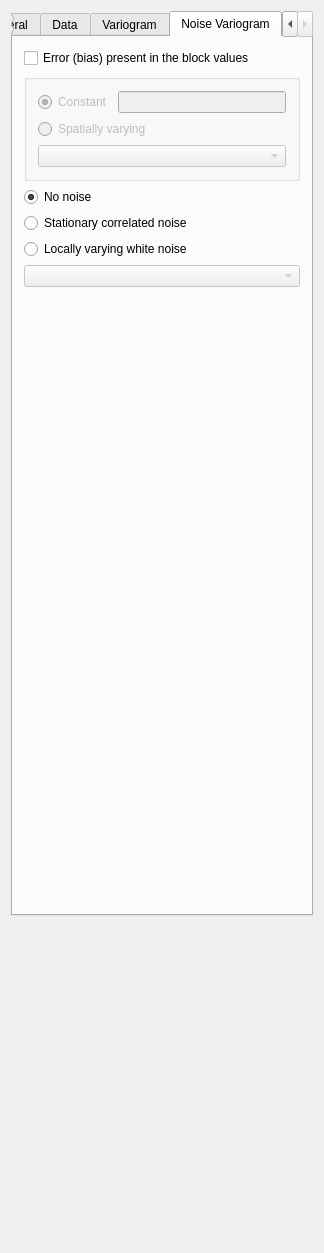
<?xml version="1.0" encoding="UTF-8"?>
<ui version="4.0">
 <class>Downscaling_BSSIM</class>
 <widget class="QWidget" name="Downscaling_BSSIM">
  <property name="geometry">
   <rect>
    <x>0</x>
    <y>0</y>
    <width>318</width>
    <height>1253</height>
   </rect>
  </property>
  <property name="windowTitle">
   <string>Downscaling with DSSIM</string>
  </property>
  <property name="whatsThis">
   <string/>
  </property>
  <property name="AlgorithmCategory" stdset="0">
   <string>Downscaling</string>
  </property>
  <property name="AlgorithmDescription" stdset="0">
   <string>BSSIM : direct simulation</string>
  </property>
  <layout class="QVBoxLayout" name="verticalLayout_7">
   <item>
    <widget class="QTabWidget" name="BSSIM">
     <property name="sizePolicy">
      <sizepolicy hsizetype="Preferred" vsizetype="Preferred">
       <horstretch>0</horstretch>
       <verstretch>0</verstretch>
      </sizepolicy>
     </property>
     <property name="currentIndex">
      <number>3</number>
     </property>
     <widget class="QWidget" name="tab">
      <attribute name="title">
       <string>General</string>
      </attribute>
      <layout class="QVBoxLayout" name="verticalLayout_10">
       <item>
        <widget class="QGroupBox" name="SimulationGrid">
         <property name="maximumSize">
          <size>
           <width>32767</width>
           <height>140</height>
          </size>
         </property>
         <property name="title">
          <string>Simulation Grid</string>
         </property>
         <layout class="QVBoxLayout" name="verticalLayout">
          <item>
           <widget class="GridSelector" name="Grid_Name">
            <property name="currentIndex" stdset="0">
             <number>0</number>
            </property>
           </widget>
          </item>
          <item>
           <widget class="QLabel" name="TextLabel2">
            <property name="text">
             <string>Property Name Prefix</string>
            </property>
            <property name="wordWrap">
             <bool>false</bool>
            </property>
           </widget>
          </item>
          <item>
           <widget class="QLineEdit" name="Property_Name"/>
          </item>
          <item>
           <spacer>
            <property name="orientation">
             <enum>Qt::Vertical</enum>
            </property>
            <property name="sizeType">
             <enum>QSizePolicy::Expanding</enum>
            </property>
            <property name="sizeHint" stdset="0">
             <size>
              <width>16</width>
              <height>16</height>
             </size>
            </property>
           </spacer>
          </item>
         </layout>
        </widget>
       </item>
       <item>
        <spacer>
         <property name="orientation">
          <enum>Qt::Vertical</enum>
         </property>
         <property name="sizeType">
          <enum>QSizePolicy::Fixed</enum>
         </property>
         <property name="sizeHint" stdset="0">
          <size>
           <width>16</width>
           <height>16</height>
          </size>
         </property>
        </spacer>
       </item>
       <item>
        <layout class="QHBoxLayout">
         <property name="spacing">
          <number>6</number>
         </property>
         <property name="margin">
          <number>0</number>
         </property>
         <item>
          <widget class="QLabel" name="TextLabel2_2_2_2">
           <property name="text">
            <string>Nb of realizations</string>
           </property>
           <property name="wordWrap">
            <bool>false</bool>
           </property>
          </widget>
         </item>
         <item>
          <widget class="QSpinBox" name="Nb_Realizations">
           <property name="minimum">
            <number>1</number>
           </property>
           <property name="maximum">
            <number>10000</number>
           </property>
          </widget>
         </item>
        </layout>
       </item>
       <item>
        <layout class="QHBoxLayout">
         <property name="spacing">
          <number>6</number>
         </property>
         <property name="margin">
          <number>0</number>
         </property>
         <item>
          <widget class="QLabel" name="TextLabel2_2_2_2_2">
           <property name="text">
            <string>Seed</string>
           </property>
           <property name="wordWrap">
            <bool>false</bool>
           </property>
          </widget>
         </item>
         <item>
          <widget class="QSpinBox" name="Seed">
           <property name="maximum">
            <number>99999999</number>
           </property>
           <property name="value">
            <number>14071789</number>
           </property>
          </widget>
         </item>
        </layout>
       </item>
       <item>
        <widget class="QGroupBox" name="groupBox">
         <property name="title">
          <string>Simple Kriging Mean</string>
         </property>
         <layout class="QVBoxLayout" name="verticalLayout_6">
          <item>
           <widget class="QRadioButton" name="is_mean_from_cdf">
            <property name="text">
             <string>Use target distribution</string>
            </property>
            <property name="checked">
             <bool>true</bool>
            </property>
           </widget>
          </item>
          <item>
           <widget class="QRadioButton" name="is_mean_local">
            <property name="text">
             <string>Use local block values</string>
            </property>
           </widget>
          </item>
         </layout>
        </widget>
       </item>
       <item>
        <widget class="QCheckBox" name="Output_upscaled_property">
         <property name="text">
          <string>Output upscaled values</string>
         </property>
        </widget>
       </item>
       <item>
        <widget class="QCheckBox" name="Output_errors_property">
         <property name="text">
          <string>Output upscaled errors (Data - Simulation)</string>
         </property>
        </widget>
       </item>
       <item>
        <spacer>
         <property name="orientation">
          <enum>Qt::Vertical</enum>
         </property>
         <property name="sizeType">
          <enum>QSizePolicy::Expanding</enum>
         </property>
         <property name="sizeHint" stdset="0">
          <size>
           <width>20</width>
           <height>330</height>
          </size>
         </property>
        </spacer>
       </item>
      </layout>
     </widget>
     <widget class="QWidget" name="tab">
      <attribute name="title">
       <string>Data</string>
      </attribute>
      <layout class="QVBoxLayout" name="verticalLayout_4">
       <item>
        <widget class="QGroupBox" name="GroupBox3">
         <property name="title">
          <string>Hard Data</string>
         </property>
         <layout class="QGridLayout">
          <property name="margin">
           <number>11</number>
          </property>
          <property name="spacing">
           <number>6</number>
          </property>
          <item row="0" column="0">
           <widget class="PropertySelector" name="Hard_Data"/>
          </item>
         </layout>
        </widget>
       </item>
       <item>
        <widget class="QGroupBox" name="GroupBox3_2">
         <property name="title">
          <string>Block data</string>
         </property>
         <layout class="QGridLayout" name="_2">
          <property name="margin">
           <number>11</number>
          </property>
          <property name="spacing">
           <number>6</number>
          </property>
          <item row="0" column="0">
           <widget class="PropertySelector" name="Coarse_Grid_Name"/>
          </item>
         </layout>
        </widget>
       </item>
       <item>
        <widget class="QGroupBox" name="GroupBox9">
         <property name="minimumSize">
          <size>
           <width>0</width>
           <height>0</height>
          </size>
         </property>
         <property name="title">
          <string>Search Ellipsoid</string>
         </property>
         <layout class="QVBoxLayout" name="verticalLayout_5">
          <item>
           <widget class="EllipsoidInput" name="Search_Ellipsoid"/>
          </item>
          <item>
           <widget class="QGroupBox" name="groupBox_3">
            <property name="title">
             <string>Hard Data</string>
            </property>
            <layout class="QVBoxLayout" name="verticalLayout_2">
             <item>
              <layout class="QHBoxLayout">
               <property name="spacing">
                <number>6</number>
               </property>
               <property name="margin">
                <number>0</number>
               </property>
               <item>
                <widget class="QLabel" name="TextLabel2_2_2_2_3">
                 <property name="text">
                  <string>Max conditioning data</string>
                 </property>
                 <property name="wordWrap">
                  <bool>false</bool>
                 </property>
                </widget>
               </item>
               <item>
                <widget class="QSpinBox" name="Max_Conditioning_Data_hd">
                 <property name="minimum">
                  <number>0</number>
                 </property>
                 <property name="maximum">
                  <number>20000</number>
                 </property>
                 <property name="value">
                  <number>12</number>
                 </property>
                </widget>
               </item>
              </layout>
             </item>
             <item>
              <widget class="AdvancedNeighborhoodInput" name="AdvancedSearch_hd"/>
             </item>
            </layout>
           </widget>
          </item>
          <item>
           <widget class="QGroupBox" name="groupBox_4">
            <property name="title">
             <string>Blocks and previously simulated points</string>
            </property>
            <layout class="QVBoxLayout" name="verticalLayout_3">
             <item>
              <layout class="QFormLayout" name="formLayout">
               <item row="0" column="0">
                <widget class="QLabel" name="TextLabel2_2_2_2_4">
                 <property name="text">
                  <string>Max conditioning blocks</string>
                 </property>
                 <property name="wordWrap">
                  <bool>false</bool>
                 </property>
                </widget>
               </item>
               <item row="0" column="1">
                <widget class="QSpinBox" name="Max_Conditioning_Data_blk">
                 <property name="minimum">
                  <number>0</number>
                 </property>
                 <property name="maximum">
                  <number>20000</number>
                 </property>
                 <property name="value">
                  <number>12</number>
                 </property>
                </widget>
               </item>
               <item row="1" column="0">
                <widget class="QLabel" name="TextLabel2_2_2_2_6">
                 <property name="text">
                  <string>Max previously sim points</string>
                 </property>
                 <property name="wordWrap">
                  <bool>false</bool>
                 </property>
                </widget>
               </item>
               <item row="1" column="1">
                <widget class="QSpinBox" name="Max_Conditioning_Pt_Simul">
                 <property name="minimum">
                  <number>0</number>
                 </property>
                 <property name="maximum">
                  <number>20000</number>
                 </property>
                 <property name="value">
                  <number>12</number>
                 </property>
                </widget>
               </item>
              </layout>
             </item>
            </layout>
           </widget>
          </item>
          <item>
           <spacer name="verticalSpacer_2">
            <property name="orientation">
             <enum>Qt::Vertical</enum>
            </property>
            <property name="sizeHint" stdset="0">
             <size>
              <width>20</width>
              <height>17</height>
             </size>
            </property>
           </spacer>
          </item>
         </layout>
        </widget>
       </item>
       <item>
        <widget class="NonParamCdfInput" name="nonParamCdf">
         <property name="enabled">
          <bool>true</bool>
         </property>
        </widget>
       </item>
       <item>
        <spacer>
         <property name="orientation">
          <enum>Qt::Vertical</enum>
         </property>
         <property name="sizeType">
          <enum>QSizePolicy::Expanding</enum>
         </property>
         <property name="sizeHint" stdset="0">
          <size>
           <width>276</width>
           <height>16</height>
          </size>
         </property>
        </spacer>
       </item>
      </layout>
     </widget>
     <widget class="QWidget" name="TabPage">
      <attribute name="title">
       <string>Variogram</string>
      </attribute>
      <layout class="QVBoxLayout" name="verticalLayout_9">
       <item>
        <widget class="QGroupBox" name="GroupBox11">
         <property name="title">
          <string>Variogram</string>
         </property>
         <layout class="QVBoxLayout">
          <property name="spacing">
           <number>6</number>
          </property>
          <property name="margin">
           <number>11</number>
          </property>
          <item>
           <widget class="VariogramInput" name="Variogram"/>
          </item>
         </layout>
        </widget>
       </item>
       <item>
        <spacer>
         <property name="orientation">
          <enum>Qt::Vertical</enum>
         </property>
         <property name="sizeType">
          <enum>QSizePolicy::Expanding</enum>
         </property>
         <property name="sizeHint" stdset="0">
          <size>
           <width>0</width>
           <height>0</height>
          </size>
         </property>
        </spacer>
       </item>
      </layout>
     </widget>
     <widget class="QWidget" name="tab_2">
      <attribute name="title">
       <string>Noise Variogram</string>
      </attribute>
      <layout class="QVBoxLayout" name="verticalLayout_11">
       <item>
        <widget class="QCheckBox" name="is_bias">
         <property name="text">
          <string>Error (bias) present in the block values</string>
         </property>
        </widget>
       </item>
       <item>
        <widget class="QGroupBox" name="bias_group">
         <property name="enabled">
          <bool>false</bool>
         </property>
         <property name="title">
          <string/>
         </property>
         <layout class="QVBoxLayout" name="verticalLayout_8">
          <item>
           <layout class="QHBoxLayout" name="horizontalLayout">
            <item>
             <widget class="QRadioButton" name="is_error_bias_constant">
              <property name="text">
               <string>Constant</string>
              </property>
              <property name="checked">
               <bool>true</bool>
              </property>
             </widget>
            </item>
            <item>
             <widget class="QLineEdit" name="constant_bias"/>
            </item>
           </layout>
          </item>
          <item>
           <widget class="QRadioButton" name="is_error_bias_local">
            <property name="text">
             <string>Spatially varying</string>
            </property>
           </widget>
          </item>
          <item>
           <widget class="SinglePropertySelector" name="local_bias">
            <property name="enabled">
             <bool>false</bool>
            </property>
           </widget>
          </item>
         </layout>
        </widget>
       </item>
       <item>
        <widget class="QRadioButton" name="no_noise">
         <property name="text">
          <string>No noise</string>
         </property>
         <property name="checked">
          <bool>true</bool>
         </property>
        </widget>
       </item>
       <item>
        <widget class="QRadioButton" name="is_stationary_noise">
         <property name="text">
          <string>Stationary correlated noise</string>
         </property>
        </widget>
       </item>
       <item>
        <widget class="QRadioButton" name="is_local_noise">
         <property name="text">
          <string>Locally varying white noise</string>
         </property>
        </widget>
       </item>
       <item>
        <widget class="SinglePropertySelector" name="local_noise_property">
         <property name="enabled">
          <bool>false</bool>
         </property>
        </widget>
       </item>
       <item>
        <widget class="VariogramInput" name="Variogram_noise">
         <property name="enabled">
          <bool>false</bool>
         </property>
        </widget>
       </item>
       <item>
        <spacer name="verticalSpacer_3">
         <property name="orientation">
          <enum>Qt::Vertical</enum>
         </property>
         <property name="sizeHint" stdset="0">
          <size>
           <width>20</width>
           <height>608</height>
          </size>
         </property>
        </spacer>
       </item>
      </layout>
     </widget>
    </widget>
   </item>
   <item>
    <spacer name="verticalSpacer">
     <property name="orientation">
      <enum>Qt::Vertical</enum>
     </property>
     <property name="sizeHint" stdset="0">
      <size>
       <width>20</width>
       <height>25</height>
      </size>
     </property>
    </spacer>
   </item>
  </layout>
 </widget>
 <layoutdefault spacing="6" margin="11"/>
 <customwidgets>
  <customwidget>
   <class>SinglePropertySelector</class>
   <extends>QComboBox</extends>
   <header>GsTLAppli/extra/qtplugins/selectors.h</header>
  </customwidget>
  <customwidget>
   <class>VariogramInput</class>
   <extends>QWidget</extends>
   <header>GsTLAppli/extra/qtplugins/variogram_input.h</header>
  </customwidget>
  <customwidget>
   <class>EllipsoidInput</class>
   <extends>QWidget</extends>
   <header>GsTLAppli/extra/qtplugins/ellipsoid_input.h</header>
  </customwidget>
  <customwidget>
   <class>NonParamCdfInput</class>
   <extends>QWidget</extends>
   <header>GsTLAppli/extra/qtplugins/non_param_cdf_input.h</header>
  </customwidget>
  <customwidget>
   <class>GridSelector</class>
   <extends>QWidget</extends>
   <header>GsTLAppli/extra/qtplugins/selectors.h</header>
  </customwidget>
  <customwidget>
   <class>AdvancedNeighborhoodInput</class>
   <extends>QWidget</extends>
   <header>GsTLAppli/extra/qtplugins/neighborhood_filter_input.h</header>
  </customwidget>
  <customwidget>
   <class>PropertySelector</class>
   <extends>QWidget</extends>
   <header>GsTLAppli/extra/qtplugins/selectors.h</header>
  </customwidget>
 </customwidgets>
 <includes>
  <include location="local">gridselector.h</include>
  <include location="local">gstlgroupbox.h</include>
  <include location="local">trendcomponents.h</include>
  <include location="local">gstlgroupbox.h</include>
  <include location="local">singlepropertyselector.h</include>
  <include location="local">propertyselector.h</include>
  <include location="local">ellipsoidinput.h</include>
  <include location="local">gstl_table.h</include>
  <include location="local">gstl_table.h</include>
  <include location="local">gstlgroupbox.h</include>
  <include location="local">nonparamcdfinput.h</include>
  <include location="local">propertyselector.h</include>
  <include location="local">lowertailcdfinput.h</include>
  <include location="local">uppertailcdfinput.h</include>
  <include location="local">variograminput.h</include>
 </includes>
 <resources/>
 <connections>
  <connection>
   <sender>Hard_Data</sender>
   <signal>object_changed(QString)</signal>
   <receiver>nonParamCdf</receiver>
   <slot>setReferenceGrid(QString)</slot>
   <hints>
    <hint type="sourcelabel">
     <x>196</x>
     <y>115</y>
    </hint>
    <hint type="destinationlabel">
     <x>79</x>
     <y>416</y>
    </hint>
   </hints>
  </connection>
  <connection>
   <sender>Hard_Data</sender>
   <signal>property_changed(QString)</signal>
   <receiver>nonParamCdf</receiver>
   <slot>setReferenceProperty(QString)</slot>
   <hints>
    <hint type="sourcelabel">
     <x>196</x>
     <y>115</y>
    </hint>
    <hint type="destinationlabel">
     <x>79</x>
     <y>416</y>
    </hint>
   </hints>
  </connection>
  <connection>
   <sender>is_bias</sender>
   <signal>toggled(bool)</signal>
   <receiver>bias_group</receiver>
   <slot>setEnabled(bool)</slot>
   <hints>
    <hint type="sourcelabel">
     <x>157</x>
     <y>48</y>
    </hint>
    <hint type="destinationlabel">
     <x>157</x>
     <y>108</y>
    </hint>
   </hints>
  </connection>
  <connection>
   <sender>is_error_bias_constant</sender>
   <signal>toggled(bool)</signal>
   <receiver>constant_bias</receiver>
   <slot>setEnabled(bool)</slot>
   <hints>
    <hint type="sourcelabel">
     <x>64</x>
     <y>83</y>
    </hint>
    <hint type="destinationlabel">
     <x>194</x>
     <y>83</y>
    </hint>
   </hints>
  </connection>
  <connection>
   <sender>is_error_bias_local</sender>
   <signal>toggled(bool)</signal>
   <receiver>local_bias</receiver>
   <slot>setEnabled(bool)</slot>
   <hints>
    <hint type="sourcelabel">
     <x>157</x>
     <y>109</y>
    </hint>
    <hint type="destinationlabel">
     <x>157</x>
     <y>133</y>
    </hint>
   </hints>
  </connection>
  <connection>
   <sender>is_stationary_noise</sender>
   <signal>toggled(bool)</signal>
   <receiver>Variogram_noise</receiver>
   <slot>setEnabled(bool)</slot>
   <hints>
    <hint type="sourcelabel">
     <x>157</x>
     <y>191</y>
    </hint>
    <hint type="destinationlabel">
     <x>157</x>
     <y>457</y>
    </hint>
   </hints>
  </connection>
  <connection>
   <sender>is_local_noise</sender>
   <signal>toggled(bool)</signal>
   <receiver>local_noise_property</receiver>
   <slot>setEnabled(bool)</slot>
   <hints>
    <hint type="sourcelabel">
     <x>157</x>
     <y>214</y>
    </hint>
    <hint type="destinationlabel">
     <x>157</x>
     <y>238</y>
    </hint>
   </hints>
  </connection>
 </connections>
</ui>
